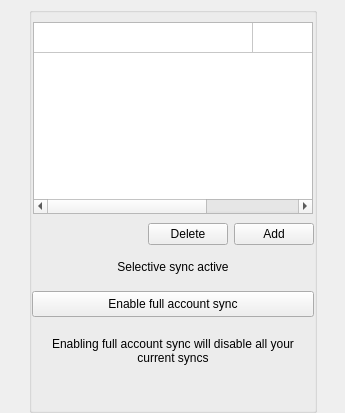
     <widget class="QWidget" name="pSyncs">
      <property name="sizePolicy">
       <sizepolicy hsizetype="Preferred" vsizetype="Maximum">
        <horstretch>0</horstretch>
        <verstretch>0</verstretch>
       </sizepolicy>
      </property>
      <layout class="QVBoxLayout" name="verticalLayout_8" stretch="0">
       <property name="spacing">
        <number>6</number>
       </property>
       <property name="leftMargin">
        <number>29</number>
       </property>
       <property name="topMargin">
        <number>7</number>
       </property>
       <property name="rightMargin">
        <number>28</number>
       </property>
       <property name="bottomMargin">
        <number>0</number>
       </property>
       <item>
        <widget class="QGroupBox" name="gSyncs">
         <property name="title">
          <string/>
         </property>
         <property name="flat">
          <bool>true</bool>
         </property>
         <layout class="QVBoxLayout" name="verticalLayout_9">
          <property name="spacing">
           <number>9</number>
          </property>
          <property name="leftMargin">
           <number>0</number>
          </property>
          <property name="rightMargin">
           <number>0</number>
          </property>
          <property name="bottomMargin">
           <number>0</number>
          </property>
          <item>
           <widget class="QWidget" name="widget_9" native="true">
            <layout class="QVBoxLayout" name="verticalLayout_16">
             <property name="leftMargin">
              <number>1</number>
             </property>
             <property name="topMargin">
              <number>0</number>
             </property>
             <property name="rightMargin">
              <number>1</number>
             </property>
             <property name="bottomMargin">
              <number>0</number>
             </property>
             <item>
              <widget class="QTableWidget" name="tSyncs">
               <property name="enabled">
                <bool>true</bool>
               </property>
               <property name="styleSheet">
                <string notr="true"/>
               </property>
               <property name="frameShape">
                <enum>QFrame::StyledPanel</enum>
               </property>
               <property name="autoScroll">
                <bool>false</bool>
               </property>
               <property name="editTriggers">
                <set>QAbstractItemView::NoEditTriggers</set>
               </property>
               <property name="selectionMode">
                <enum>QAbstractItemView::SingleSelection</enum>
               </property>
               <property name="selectionBehavior">
                <enum>QAbstractItemView::SelectRows</enum>
               </property>
               <property name="textElideMode">
                <enum>Qt::ElideMiddle</enum>
               </property>
               <property name="horizontalScrollMode">
                <enum>QAbstractItemView::ScrollPerPixel</enum>
               </property>
               <property name="showGrid">
                <bool>true</bool>
               </property>
               <property name="wordWrap">
                <bool>false</bool>
               </property>
               <property name="cornerButtonEnabled">
                <bool>true</bool>
               </property>
               <attribute name="horizontalHeaderVisible">
                <bool>false</bool>
               </attribute>
               <attribute name="horizontalHeaderCascadingSectionResizes">
                <bool>true</bool>
               </attribute>
               <attribute name="horizontalHeaderDefaultSectionSize">
                <number>219</number>
               </attribute>
               <attribute name="horizontalHeaderHighlightSections">
                <bool>true</bool>
               </attribute>
               <attribute name="horizontalHeaderMinimumSectionSize">
                <number>219</number>
               </attribute>
               <attribute name="horizontalHeaderShowSortIndicator" stdset="0">
                <bool>false</bool>
               </attribute>
               <attribute name="horizontalHeaderStretchLastSection">
                <bool>false</bool>
               </attribute>
               <attribute name="verticalHeaderVisible">
                <bool>false</bool>
               </attribute>
               <attribute name="verticalHeaderCascadingSectionResizes">
                <bool>false</bool>
               </attribute>
               <attribute name="verticalHeaderDefaultSectionSize">
                <number>30</number>
               </attribute>
               <attribute name="verticalHeaderHighlightSections">
                <bool>true</bool>
               </attribute>
               <attribute name="verticalHeaderShowSortIndicator" stdset="0">
                <bool>false</bool>
               </attribute>
               <attribute name="verticalHeaderStretchLastSection">
                <bool>false</bool>
               </attribute>
               <row>
                <property name="text">
                 <string/>
                </property>
               </row>
               <column>
                <property name="text">
                 <string>Local Folder</string>
                </property>
               </column>
               <column>
                <property name="text">
                 <string>MEGA folder</string>
                </property>
               </column>
              </widget>
             </item>
            </layout>
           </widget>
          </item>
          <item>
           <widget class="QWidget" name="wSyncsButtons" native="true">
            <property name="minimumSize">
             <size>
              <width>0</width>
              <height>0</height>
             </size>
            </property>
            <property name="maximumSize">
             <size>
              <width>16777215</width>
              <height>30</height>
             </size>
            </property>
            <property name="layoutDirection">
             <enum>Qt::RightToLeft</enum>
            </property>
            <layout class="QHBoxLayout" name="horizontalLayout_6">
             <property name="leftMargin">
              <number>0</number>
             </property>
             <property name="topMargin">
              <number>0</number>
             </property>
             <property name="rightMargin">
              <number>0</number>
             </property>
             <property name="bottomMargin">
              <number>6</number>
             </property>
             <item>
              <widget class="QPushButton" name="bAdd">
               <property name="sizePolicy">
                <sizepolicy hsizetype="Minimum" vsizetype="Preferred">
                 <horstretch>0</horstretch>
                 <verstretch>0</verstretch>
                </sizepolicy>
               </property>
               <property name="minimumSize">
                <size>
                 <width>0</width>
                 <height>0</height>
                </size>
               </property>
               <property name="maximumSize">
                <size>
                 <width>16777215</width>
                 <height>32</height>
                </size>
               </property>
               <property name="focusPolicy">
                <enum>Qt::NoFocus</enum>
               </property>
               <property name="text">
                <string>Add</string>
               </property>
               <property name="autoDefault">
                <bool>false</bool>
               </property>
              </widget>
             </item>
             <item>
              <widget class="QPushButton" name="bDelete">
               <property name="sizePolicy">
                <sizepolicy hsizetype="Minimum" vsizetype="Preferred">
                 <horstretch>0</horstretch>
                 <verstretch>0</verstretch>
                </sizepolicy>
               </property>
               <property name="minimumSize">
                <size>
                 <width>0</width>
                 <height>0</height>
                </size>
               </property>
               <property name="maximumSize">
                <size>
                 <width>16777215</width>
                 <height>32</height>
                </size>
               </property>
               <property name="focusPolicy">
                <enum>Qt::NoFocus</enum>
               </property>
               <property name="text">
                <string>Delete</string>
               </property>
               <property name="autoDefault">
                <bool>false</bool>
               </property>
              </widget>
             </item>
             <item>
              <spacer name="hSyncs">
               <property name="orientation">
                <enum>Qt::Horizontal</enum>
               </property>
               <property name="sizeHint" stdset="0">
                <size>
                 <width>40</width>
                 <height>20</height>
                </size>
               </property>
              </spacer>
             </item>
            </layout>
           </widget>
          </item>
          <item>
           <widget class="QLabel" name="lSyncType">
            <property name="sizePolicy">
             <sizepolicy hsizetype="Preferred" vsizetype="Maximum">
              <horstretch>0</horstretch>
              <verstretch>0</verstretch>
             </sizepolicy>
            </property>
            <property name="styleSheet">
             <string notr="true">padding-bottom: 8px;</string>
            </property>
            <property name="text">
             <string>Selective sync active</string>
            </property>
            <property name="alignment">
             <set>Qt::AlignCenter</set>
            </property>
            <property name="margin">
             <number>0</number>
            </property>
           </widget>
          </item>
          <item>
           <widget class="QWidget" name="widget_8" native="true">
            <property name="minimumSize">
             <size>
              <width>0</width>
              <height>26</height>
             </size>
            </property>
            <layout class="QHBoxLayout" name="horizontalLayout_14">
             <property name="spacing">
              <number>0</number>
             </property>
             <property name="margin">
              <number>0</number>
             </property>
             <item>
              <widget class="QPushButton" name="bSyncChange">
               <property name="sizePolicy">
                <sizepolicy hsizetype="Minimum" vsizetype="Preferred">
                 <horstretch>0</horstretch>
                 <verstretch>0</verstretch>
                </sizepolicy>
               </property>
               <property name="minimumSize">
                <size>
                 <width>0</width>
                 <height>0</height>
                </size>
               </property>
               <property name="maximumSize">
                <size>
                 <width>16777215</width>
                 <height>32</height>
                </size>
               </property>
               <property name="focusPolicy">
                <enum>Qt::NoFocus</enum>
               </property>
               <property name="styleSheet">
                <string notr="true"/>
               </property>
               <property name="text">
                <string>Enable full account sync</string>
               </property>
               <property name="autoDefault">
                <bool>false</bool>
               </property>
              </widget>
             </item>
            </layout>
           </widget>
          </item>
          <item>
           <widget class="QLabel" name="lSyncText">
            <property name="styleSheet">
             <string notr="true">margin-top: 8px;
padding-left: 20px;
padding-right: 20px;
padding-bottom: 2px;</string>
            </property>
            <property name="text">
             <string>Enabling full account sync will disable all your current syncs</string>
            </property>
            <property name="alignment">
             <set>Qt::AlignHCenter|Qt::AlignTop</set>
            </property>
            <property name="wordWrap">
             <bool>true</bool>
            </property>
           </widget>
          </item>
          <item>
           <spacer name="verticalSpacer_6">
            <property name="orientation">
             <enum>Qt::Vertical</enum>
            </property>
            <property name="sizeHint" stdset="0">
             <size>
              <width>20</width>
              <height>40</height>
             </size>
            </property>
           </spacer>
          </item>
         </layout>
        </widget>
       </item>
      </layout>
     </widget>
